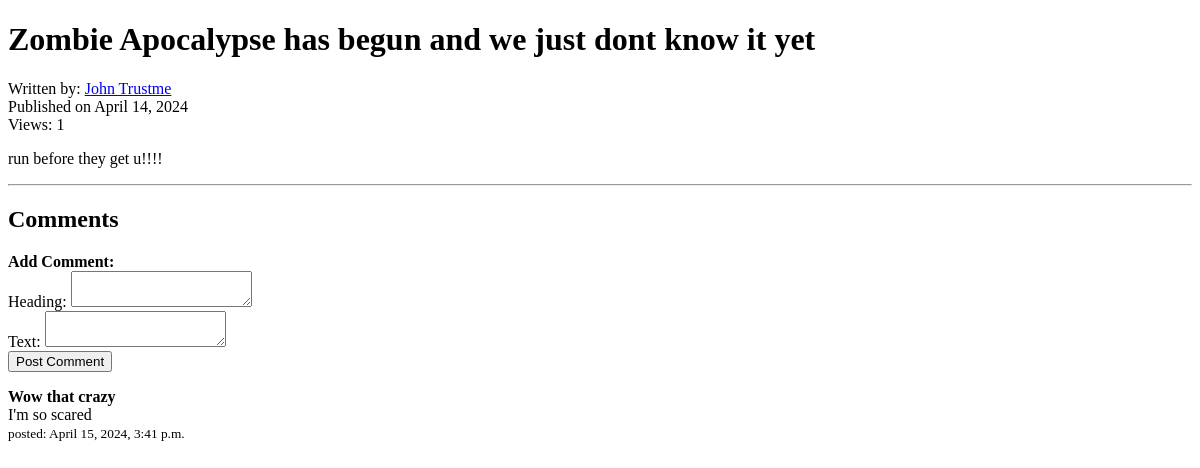
/articles/3, run on an earlier commit of the app's database.
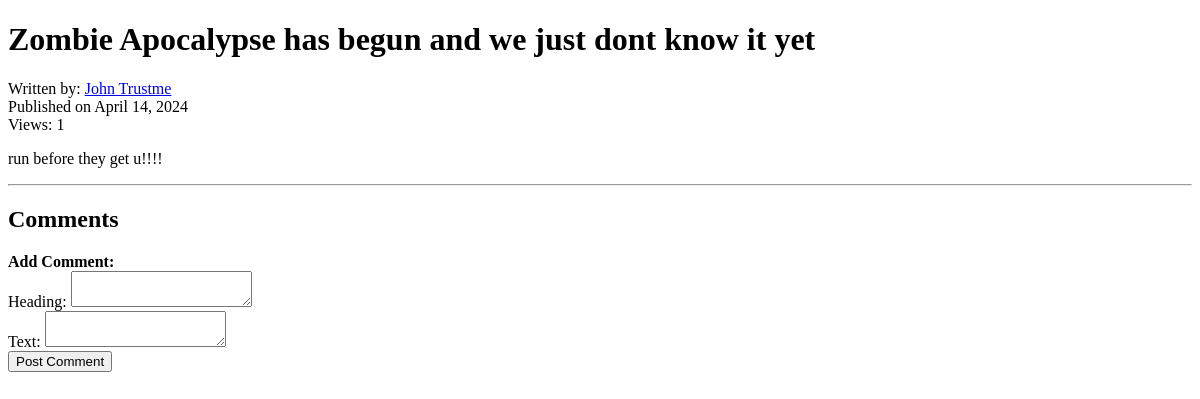
And on a later commit of the database.
### articles/models.py (models this page shows, shortened)
class Comment(models.Model):
    article_ID = models.ForeignKey(Article, on_delete=models.CASCADE)
    heading = models.CharField(max_length=150)
    text = models.TextField(max_length=5000)
    pub_date = models.DateTimeField()

### articles/views.py (the view)
# urls.py: path("<int:article_id>", views.article, name="article"),
def article(request, article_id):
    article = get_object_or_404(Article, pk=article_id)
    article.add_view()
    article.save()
    comments = article.comment_set.all().order_by("-pub_date")
    pretags = article.tags.all()
    tags = [item.text for item in pretags]
    return render(
        request,
        "articles/article.html",
        {"article": article, "comments": comments, "tags": tags},
    )

### articles/models.py (called while the page is built)
    def add_view(self):
        self.view_count += 1
        print("add view")

### articles/templates/articles/article.html (shortened to what this page needs)
<!doctype html>
<html lang="en-US">
  <head>
  </head>
  <h1>{{article.heading}}</h1>
  <p>Written by: <a href="{% url 'author' article.author.id %}">{{article.author.name }}</a> <br>
    Published on {{article.pub_date.date}}<br>
    Views: {{article.view_count}}<br>
  </p>
  <p>{{article.text}}</p>
  <hr>
  <h2>Comments</h2>
  <b>Add Comment:</b>
  <form action="{% url 'articles:comment' article.id %}" method="post">
    <label for="heading">Heading:</label>
    <textarea id="heading" name="heading" maxlength="150" required></textarea><br>
    <label for="comment">Text:</label>
    <textarea id="comment" name="comment" maxlength="5000" required></textarea><br>
    <button type="submit" value="Comment">Post Comment</button>
  </form>
  {% for comment in comments %}
    <p><b>{{comment.heading}}</b><br>
      {{comment.text}}<br>
    <small>posted: {{comment.pub_date}}</small></p>
  {% endfor %}
</html>

What changed in the data, as far as the page shows it:
removed Comment: heading "Wow that crazy", text "I'm so scared", pub_date "April 15, 2024, 3:41 p.m."
